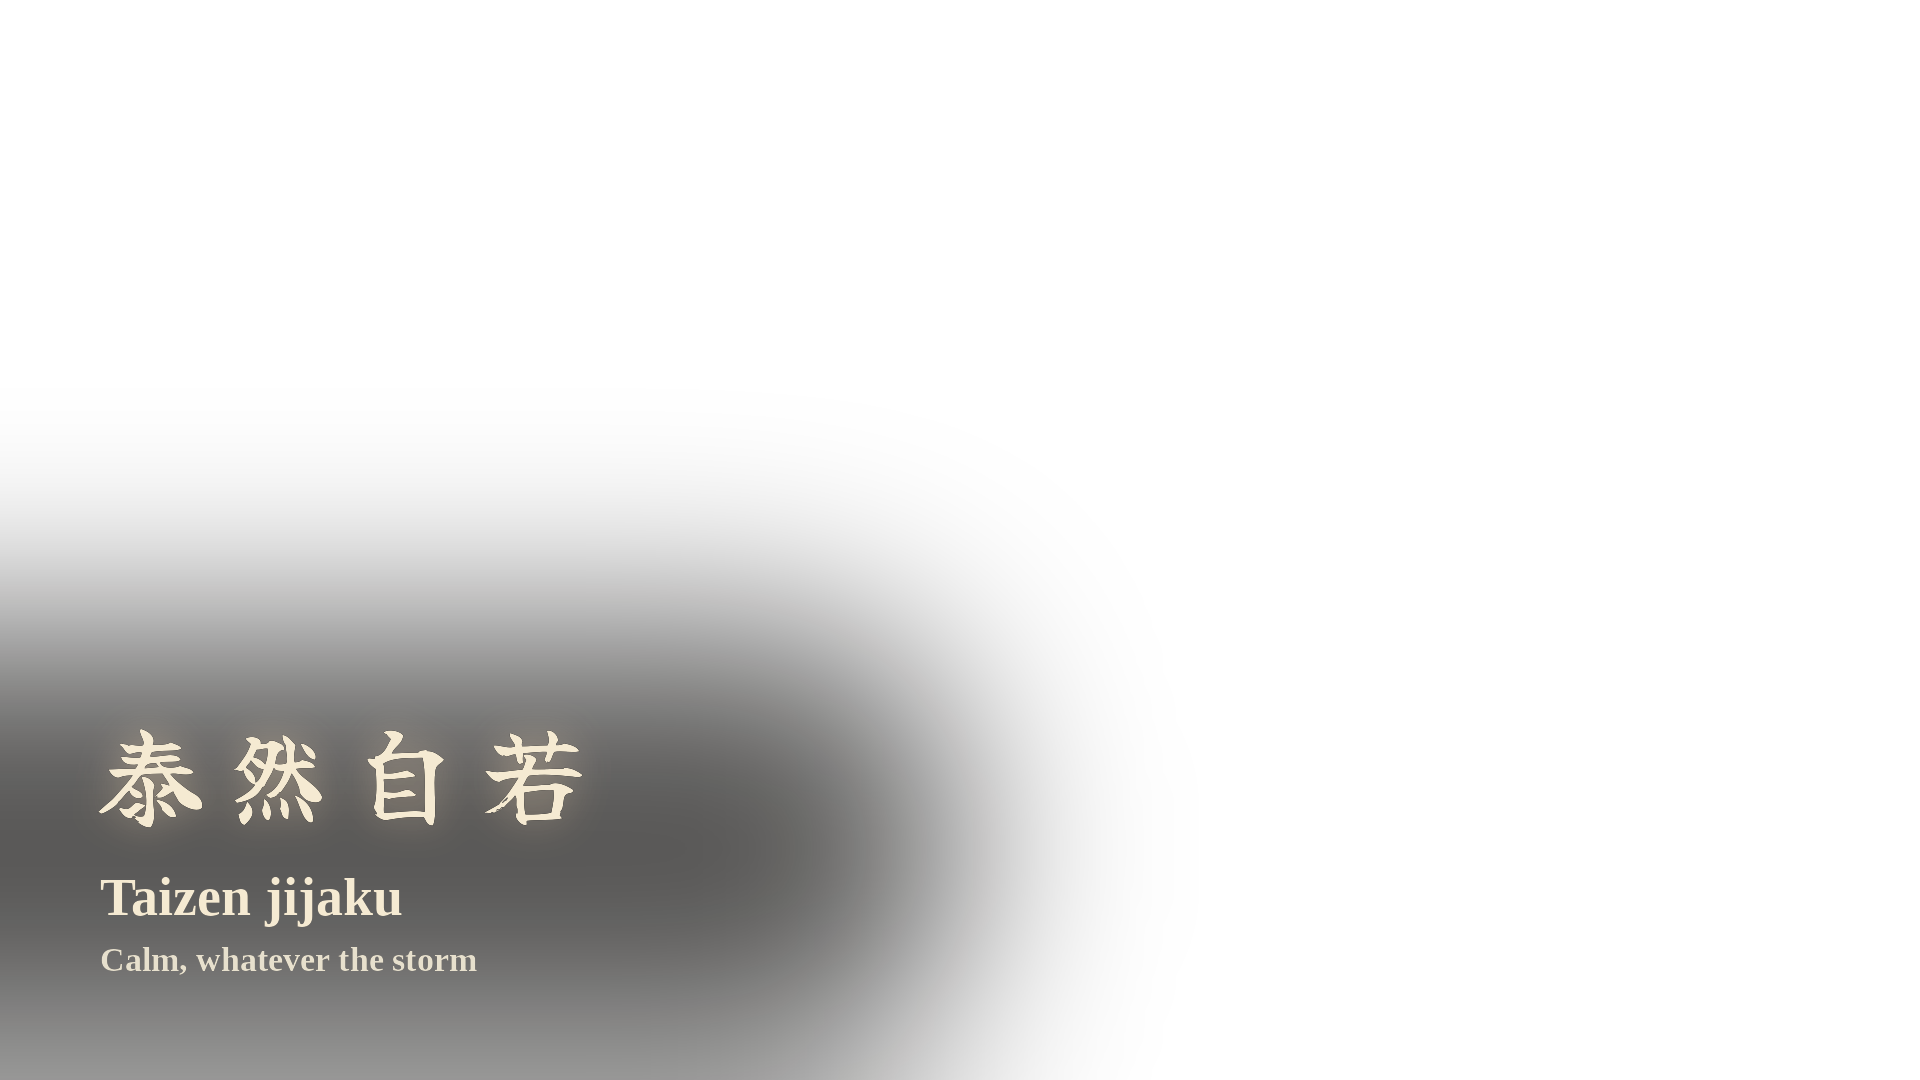

Write Python code to recreate this figure.
#!/usr/bin/env python3
"""RAIJIN wisdom overlay — 1920x1080 transparent PNG for the long-form intro.

泰然自若 / Taizen jijaku / "Calm and self-possessed, unshaken whatever
happens" — a classical idiom for imperturbable composure, without naming
Raijin directly. Overlay ≠ title concept (series rule, same logic as
AMATERASU/TSUKUYOMI/HACHIMAN/BENZAITEN/KANNON/FUJIN scripts).

LEFT-lower over the dark wet courtyard stone, clear of the musician and
the spirit. In CapCut: TEXT layer on the top track, start 0:03, end
0:14, fade-in 2s / fade-out 2s, no glow/shadow/box. Cream #F5EAD2
(channel default), Liberation Serif Bold (the locked channel font).
4 kanji, horizontal — same layout as fujin-shogyomujou-overlay.py."""
from PIL import Image, ImageDraw, ImageFont, ImageFilter

KANJI = "/home/user/dan-documents/stillwave/assets/fonts/YujiBoku-Regular.ttf"
SERIF = "/usr/share/fonts/truetype/liberation/LiberationSerif-Bold.ttf"
OUT = "/home/user/dan-documents/stillwave/assets/raijin-taizenjijaku-overlay.png"
W, H = 1920, 1080
CREAM = (245, 234, 210, 255)
SUB = (231, 224, 205, 255)
X = 96

img = Image.new("RGBA", (W, H), (0, 0, 0, 0))

# soft scrim so cream reads over the dark wet courtyard stone in the lower-left
s = Image.new("RGBA", (W, H), (0, 0, 0, 0))
ImageDraw.Draw(s).rounded_rectangle((-200, 636, 950, 1060), radius=170, fill=(8, 6, 4, 175))
img.alpha_composite(s.filter(ImageFilter.GaussianBlur(100)))

# 泰然自若 — brush kanji (4 chars), cream, faint warm glow
f = ImageFont.truetype(KANJI, 108)
mask = Image.new("L", (W, H), 0)
md = ImageDraw.Draw(mask)
chars, pitch, y0 = ["泰", "然", "自", "若"], 128, 692
l0, _, r0, _ = f.getbbox(chars[0])
c0 = X + (r0 - l0) / 2
for i, ch in enumerate(chars):
    l, t, r, b = f.getbbox(ch)
    md.text((c0 + i * pitch - (l + (r - l) / 2), y0), ch, font=f, fill=255)
glow = Image.new("RGBA", (W, H), (0, 0, 0, 0))
glow.paste((250, 220, 180, 255), (0, 0),
           mask.filter(ImageFilter.GaussianBlur(18)).point(lambda p: int(p * 0.45)))
img.alpha_composite(glow)
img.alpha_composite(Image.composite(Image.new("RGBA", (W, H), CREAM),
                                    Image.new("RGBA", (W, H), (0, 0, 0, 0)), mask))

d = ImageDraw.Draw(img)
d.text((X + 4, 866), "Taizen jijaku", font=ImageFont.truetype(SERIF, 54), fill=CREAM)
d.text((X + 4, 940), "Calm, whatever the storm",
       font=ImageFont.truetype(SERIF, 34), fill=SUB)

img.save(OUT)
print("saved", OUT)
